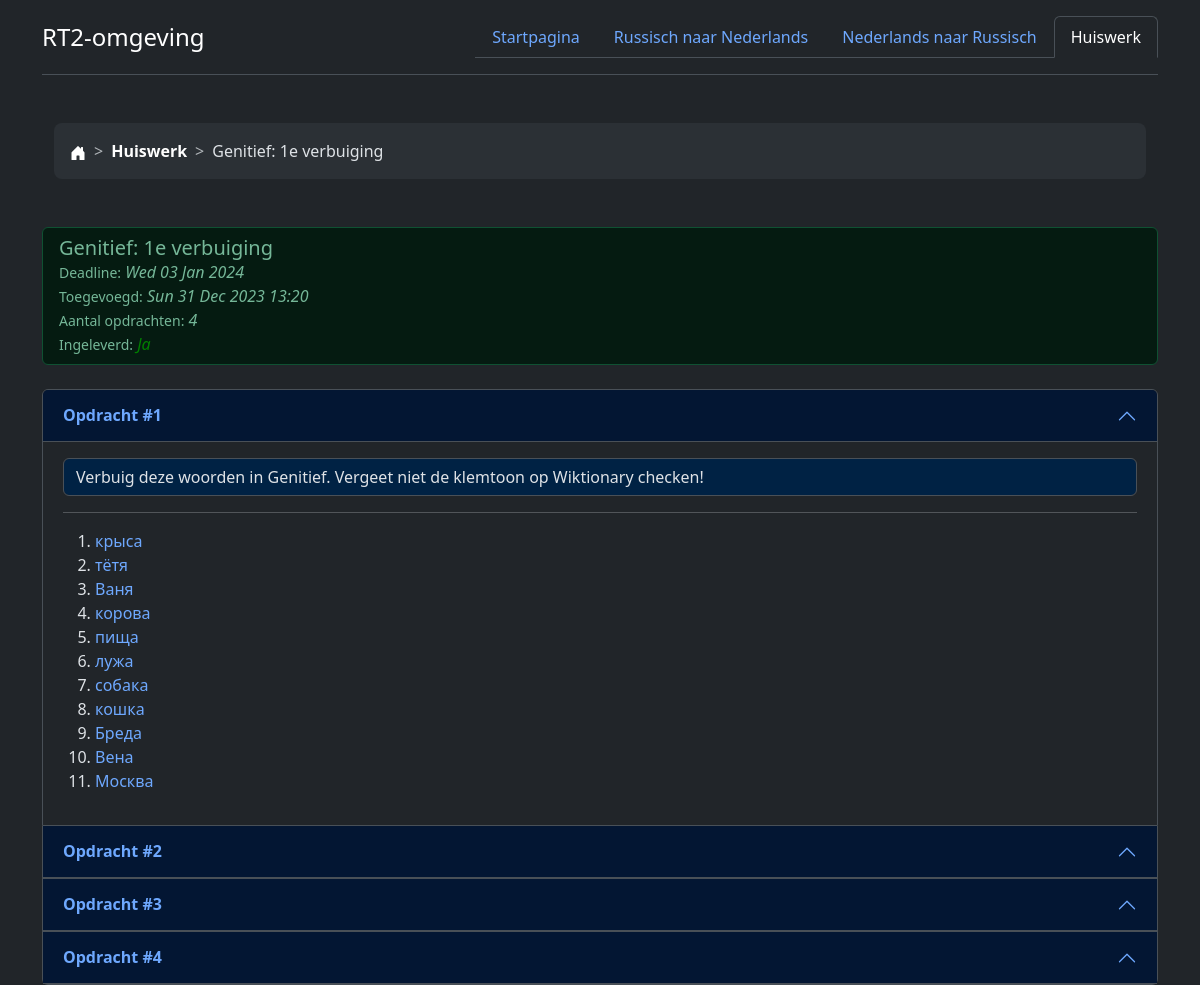
The page /huiswerk/5/ on the database its author committed.
### Vocabulaire/models.py (models this page shows, shortened)
class Homework(models.Model):
    created = models.DateTimeField(null=True, blank=True)
    visible = models.BooleanField(default=False)
    deadline = models.DateField()
    topic = models.CharField(max_length=200)
    done = models.BooleanField()
    def __str__(self):
        return self.topic

class Task(models.Model):
    homework = models.ForeignKey(Homework, on_delete=models.CASCADE)
    description = models.TextField()
    content = RichTextField()

### Vocabulaire/views.py (the view)
# urls.py: path("huiswerk/<homework_id>/", views.tasks, name='tasks'),
def tasks(request, homework_id):
    homework = Homework.objects.get(id=homework_id)
    tasks = homework.task_set.all()
    breadcrumb = ['homework', 'tasks']
    breadcrumb_names = [unquote(page) for page in reverse('tasks', args=[
        homework_id]).strip(
        "/").split("/")]
    breadcrumb_names[-1] = str(homework)
    today = date.today()
    context = {
        'breadcrumb': list(zip(breadcrumb, breadcrumb_names)),
        'homework': homework,
        'tasks': tasks,
        'today': today,
    }
    return render(request, "Vocabulaire/tasks.html", context)

### templates/Vocabulaire/tasks.html (shortened to what this page needs)
{% extends 'Vocabulaire/base.html' %}
{% block content %}
    <ul class="list-group">
      <li class="list-group-item{% if homework.done %} list-group-item-success{% elif homework.deadline < today %} list-group-item-warning{% endif %}">
          <div class="card-body">
            <h5 class="card-title">{{ homework|capfirst }}</h5>
              <small>Deadline:</small> <i>{{ homework.deadline|date:"D d M Y" }}</i><br>
              <small>Toegevoegd:</small> <i>{{ homework.created|date:"D d M Y" }} {{ homework.created|time:"H:i" }}</i><br>
              <small>Aantal opdrachten:</small> <i>{{ homework.task_set.all|length }}</i><br>
            <small>Ingeleverd:</small> <i>{% if homework.done %}<span style="color: green">Ja</span>{% else %}<span style="color: red">Nog niet</span>{% endif %}</i>
          </div>
      </li>
  </ul>
<br>
<div class="accordion" id="accordionExample">
{% for task in tasks %}
  <div class="accordion-item">
    <h2 class="accordion-header">
      <button class="accordion-button" type="button" data-bs-toggle="collapse" data-bs-target="#task{{ task.id }}" aria-expanded="true" aria-controls="collapseOne">
        <b>Opdracht #{{ forloop.counter }}</b>
      </button>
    </h2>
    <div id="task{{ task.id }}" class="accordion-collapse collapse{% if forloop.first %} show{% endif %}" data-bs-parent="#accordionExample">
      <div class="accordion-body">
        <span class="form-control" style="background-color: #002244">
          {{ task.description|capfirst }}
        </span>
        <hr>
        {{ task.content|safe }}
      </div>
    </div>
  </div>
{% empty %}
  Helemaal geen idee hoe het gebeurd is, maar er zijn geen opdrachten voor dit huiswerk!
{% endfor %}
</div>
{% endblock %}

### templates/Vocabulaire/base.html (shortened to what this page needs)
<!DOCTYPE html>
<html lang="en" data-bs-theme="dark">
<head>
  <link href="https://cdn.jsdelivr.net/npm/bootstrap@5.3.2/dist/css/bootstrap.min.css" rel="stylesheet"
>
  <link href="https://getbootstrap.com/docs/5.3/examples/breadcrumbs/breadcrumbs.css" rel="stylesheet">
</head>
<body>
  <div class="container">
    <header class="d-flex flex-wrap justify-content-center py-3 mb-4 border-bottom">
      <a href="/" class="d-flex align-items-center mb-3 mb-md-0 me-md-auto link-body-emphasis text-decoration-none">
        <span class="fs-4">RT2-omgeving</span>
      </a>
      <ul class="nav nav-tabs">
        <li class="nav-item"><a href="/" class="nav-link{% if not breadcrumb.0.1 %} active" aria-current="page{% endif %}">Startpagina</a></li>
        <li class="nav-item"><a href="{% url 'russian' %}" class="nav-link{% if breadcrumb.0.1 == 'russisch' %} active" aria-current="page{% endif %}">Russisch naar Nederlands</a></li>
        <li class="nav-item"><a href="{% url 'dutch' %}" class="nav-link{% if breadcrumb.0.1 == 'nederlands' %} active" aria-current="page{% endif %}">Nederlands naar Russisch</a></li>
        <li class="nav-item"><a href="{% url 'homework' %}" class="nav-link{% if breadcrumb.0.1 == 'huiswerk' %} active" aria-current="page{% endif %}">Huiswerk</a></li>
      </ul>
    </header>
  </div>
<div class="container">
  <div class="container my-5">
    <nav style="--bs-breadcrumb-divider: '>';" aria-label="breadcrumb">
      <ol class="breadcrumb breadcrumb-chevron p-3 bg-body-tertiary rounded-3">
        <li class="breadcrumb-item">
          <a class="link-body-emphasis" href={% url 'index' %}>
            <svg class="bi" width="16" height="16">
              <use xlink:href="#house-door-fill" fill="white"></use>
            </svg>
        </li>
        {% for link, name in breadcrumb %}
          <li class="breadcrumb-item">
            {% if not forloop.last %}<a class="link-body-emphasis fw-semibold text-decoration-none" href="{% url link %}">{{ name|capfirst }}</a>
            {% else %}{{ name|capfirst }}{% endif %}
          </li>
        {% endfor %}
      </ol>
    </nav>
  </div>
  {% block content %}{% endblock %}
</div>
</body>
</html>

### templates/Vocabulaire/base.html (style rules this page uses)
body { -ms-overflow-style: none; }
html { overflow: scroll; scrollbar-width: none; }
a { text-decoration: none; }

### rows shown on the page
Homework: breadcrumb "Genitief: 1e verbuiging", topic "Genitief: 1e verbuiging", deadline "Wed 03 Jan 2024", created "Sun 31 Dec 2023", created "13:20", task_set.all|length "4"
Task: description "Verbuig deze woorden in Genitief. Vergeet niet de klemtoon op Wiktionary checken!", content "крыса тётя Ваня корова пища лужа собака кошка Бреда Вена Москва"

### other values the page prints
{{ name|capfirst }} "Huiswerk"
